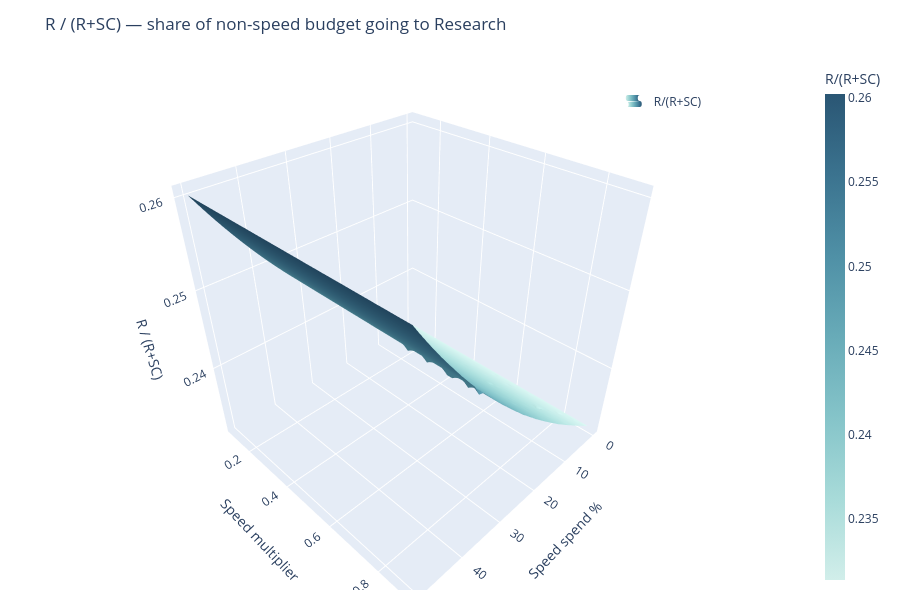

Here is the notebook cell this chart was saved with:
### Code cell
import numpy as np
import plotly.graph_objects as go

sp_pcts     = np.linspace(0, 50, 50)
speed_mults = np.linspace(0.1, 0.9, 50)

ratio_grid = np.zeros((len(speed_mults), len(sp_pcts)))

for j, sp_pct in enumerate(sp_pcts):
    for i, speed_mult in enumerate(speed_mults):
        res = minimize(
            lambda x: -PnL_fixed_speed(x[0], x[1], speed_mult),
            x0=[16, 48],
            method="SLSQP",
            bounds=[(0, 100-sp_pct), (0, 100-sp_pct)],
            constraints=[{"type":"ineq","fun": lambda x: (100 - sp_pct) - sum(x)}],
            options={"ftol":1e-12}
        )
        r, sc = res.x
        ratio_grid[i, j] = r / (r + sc) if (r + sc) > 0 else np.nan

fig = go.Figure()

fig.add_trace(go.Surface(
    z=ratio_grid,
    x=sp_pcts,
    y=speed_mults,
    colorscale="Teal",
    showscale=True,
    colorbar=dict(title="R/(R+SC)", thickness=20, x=1.0),
    name="R/(R+SC)",
    showlegend=True,
))

fig.update_layout(
    title="R / (R+SC) — share of non-speed budget going to Research",
    height=600,
    margin=dict(l=10, r=10, t=60, b=10),
    legend=dict(x=0.75, y=0.95),
    scene=dict(
        xaxis_title="Speed spend %",
        yaxis_title="Speed multiplier",
        zaxis_title="R / (R+SC)",
    ),
)

fig.show()

### Figure 1 — Plotly figure (JSON) as saved in the notebook; plotly's stock layout.template omitted (floating-point values rounded to 4 significant figures; data arrays with more than 128 entries replaced by an {"elided": "..."} marker saying what was removed)
{"data": [{"colorbar": {"thickness": 20, "title": {"text": "R/(R+SC)"}, "x": 1}, "colorscale": [[0, "rgb(209, 238, 234)"], [0.1667, "rgb(168, 219, 217)"], [0.3333, "rgb(133, 196, 201)"], [0.5, "rgb(104, 171, 184)"], [0.6667, "rgb(79, 144, 166)"], [0.8333, "rgb(59, 115, 143)"], [1, "rgb(42, 86, 116)"]], "name": "R/(R+SC)", "showlegend": true, "showscale": true, "type": "surface", "x": [0.0, 1.02, 2.041, 3.061, 4.082, 5.102, 6.122, 7.143, 8.163, 9.184, 10.2, 11.22, 12.24, 13.27, 14.29, 15.31, 16.33, 17.35, 18.37, 19.39, 20.41, 21.43, 22.45, 23.47, 24.49, 25.51, 26.53, 27.55, 28.57, 29.59, 30.61, 31.63, 32.65, 33.67, 34.69, 35.71, 36.73, 37.76, 38.78, 39.8, 40.82, 41.84, 42.86, 43.88, 44.9, 45.92, 46.94, 47.96, 48.98, 50.0], "y": [0.1, 0.1163, 0.1327, 0.149, 0.1653, 0.1816, 0.198, 0.2143, 0.2306, 0.2469, 0.2633, 0.2796, 0.2959, 0.3122, 0.3286, 0.3449, 0.3612, 0.3776, 0.3939, 0.4102, 0.4265, 0.4429, 0.4592, 0.4755, 0.4918, 0.5082, 0.5245, 0.5408, 0.5571, 0.5735, 0.5898, 0.6061, 0.6224, 0.6388, 0.6551, 0.6714, 0.6878, 0.7041, 0.7204, 0.7367, 0.7531, 0.7694, 0.7857, 0.802, 0.8184, 0.8347, 0.851, 0.8673, 0.8837, 0.9], "z": {"elided": "50x50 float values"}}], "layout": {"height": 600, "legend": {"x": 0.75, "y": 0.95}, "margin": {"b": 10, "l": 10, "r": 10, "t": 60}, "scene": {"xaxis": {"title": {"text": "Speed spend %"}}, "yaxis": {"title": {"text": "Speed multiplier"}}, "zaxis": {"title": {"text": "R / (R+SC)"}}}, "title": {"text": "R / (R+SC) — share of non-speed budget going to Research"}}}
